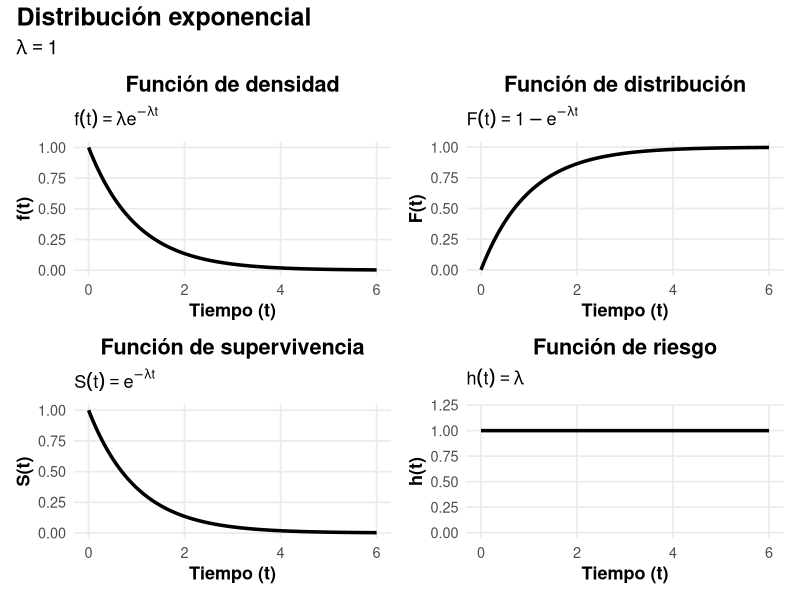

Here is the R script that generated this plot:
## ---- chunk 1
library(ggplot2)
library(patchwork)

# Parámetro
lambda <- 1

# Dominio
t <- seq(0, 6, length.out = 1000)

# Funciones de la distribución exponencial
df <- data.frame(
  t = t,
  Densidad = dexp(t, rate = lambda),
  Distribucion = pexp(t, rate = lambda),
  Supervivencia = pexp(t, rate = lambda, lower.tail = FALSE),
  Riesgo = dexp(t, rate = lambda) /
           pexp(t, rate = lambda, lower.tail = FALSE)
)

# Tema común
tema <- theme_minimal(base_size = 13) +
  theme(
    plot.title = element_text(face = "bold", hjust = 0.5),
    axis.title = element_text(face = "bold"),
    panel.grid.minor = element_blank()
  )

# 1. Densidad
p1 <- ggplot(df, aes(t, Densidad)) +
  geom_line(linewidth = 1.2) +
  labs(
    title = "Función de densidad",
    subtitle = expression(f(t) == lambda * e^{-lambda*t}),
    x = "Tiempo (t)",
    y = "f(t)"
  ) +
  tema

# 2. Distribución acumulada
p2 <- ggplot(df, aes(t, Distribucion)) +
  geom_line(linewidth = 1.2) +
  labs(
    title = "Función de distribución",
    subtitle = expression(F(t) == 1 - e^{-lambda*t}),
    x = "Tiempo (t)",
    y = "F(t)"
  ) +
  tema

# 3. Supervivencia
p3 <- ggplot(df, aes(t, Supervivencia)) +
  geom_line(linewidth = 1.2) +
  labs(
    title = "Función de supervivencia",
    subtitle = expression(S(t) == e^{-lambda*t}),
    x = "Tiempo (t)",
    y = "S(t)"
  ) +
  tema

# 4. Función de riesgo
p4 <- ggplot(df, aes(t, Riesgo)) +
  geom_line(linewidth = 1.2) +
  labs(
    title = "Función de riesgo",
    subtitle = expression(h(t) == lambda),
    x = "Tiempo (t)",
    y = "h(t)"
  ) +
  tema +
  coord_cartesian(ylim = c(0, 1.2))

# Figura 2 × 2
figura <- (p1 | p2) /
          (p3 | p4)

figura +
  plot_annotation(
    title = "Distribución exponencial",
    subtitle = expression(lambda == 1),
    theme = theme(
      plot.title = element_text(size = 18, face = "bold"),
      plot.subtitle = element_text(size = 14)
    )
  )
